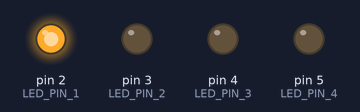
Simulated run of this sketch. Board: Arduino Uno, built with avr-gcc and run on an emulated ATmega328P. On the bench: output pins drawn as LEDs (lit = HIGH). Random numbers use the default seed unless the sketch sets one; what the sketch prints to the serial monitor is not drawn. At 5.0 s the program stops and its outputs stay as they are.

Above: at 0.1 s.
At 5.1 s:
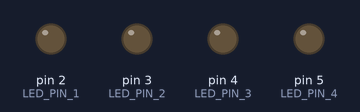
Timing chart, 0 to 6.5 s (numbered marks = the images above):
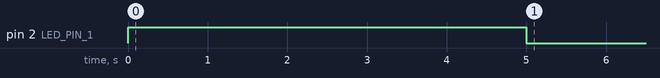

Measured:
- by itself, pin 2 (LED_PIN_1): LOW → HIGH at 0.00 s, → LOW 5.0 s later

The sketch:

main.ino
```cpp
#define LED_PIN_1 2
#define LED_PIN_2 3
#define LED_PIN_3 4
#define LED_PIN_4 5

#define LED_NUMBER 4

int pause = 100;

long stopAt = -1;

byte LEDPinArray[LED_NUMBER] = { LED_PIN_1, LED_PIN_2, LED_PIN_3, LED_PIN_4 };

void setup() {
  Serial.begin(9600);
   for (int i = 0; i < LED_NUMBER; i++) {
    pinMode(LEDPinArray[i], OUTPUT);
  }
}

bool stopAtCase(int i) {
  if(stopAt != -1 && i == stopAt) {
      digitalWrite(LEDPinArray[stopAt], HIGH);
      return true;
  } else {
    return false;
  }
}

void runForward() {
  for (int i = 0; i < LED_NUMBER; i++) {
    bool stop = stopAtCase(i);
    if(stop == false) {
      digitalWrite(LEDPinArray[i], HIGH);
      delay(pause);
      digitalWrite(LEDPinArray[i], LOW);
    } else {
      return;
    }
  }
}

void runBackward() {
  for (int i = LED_NUMBER-1; i >= 0; i--) {
    bool stop = stopAtCase(i);
    if(stop == false) {
      digitalWrite(LEDPinArray[i], HIGH);
      delay(pause);
      digitalWrite(LEDPinArray[i], LOW);
    } else {
      return;
    }
  }
}

void loop() {
    for(int i = 0; i < 5; i++) {
    if(i == 4) {
      randomSeed(analogRead(A0));
      stopAt = random(LED_NUMBER);
      Serial.print(stopAt);
      runForward();
      delay(5000);
      digitalWrite(LEDPinArray[stopAt], LOW);
      exit(0);
    }
  }
}
```
